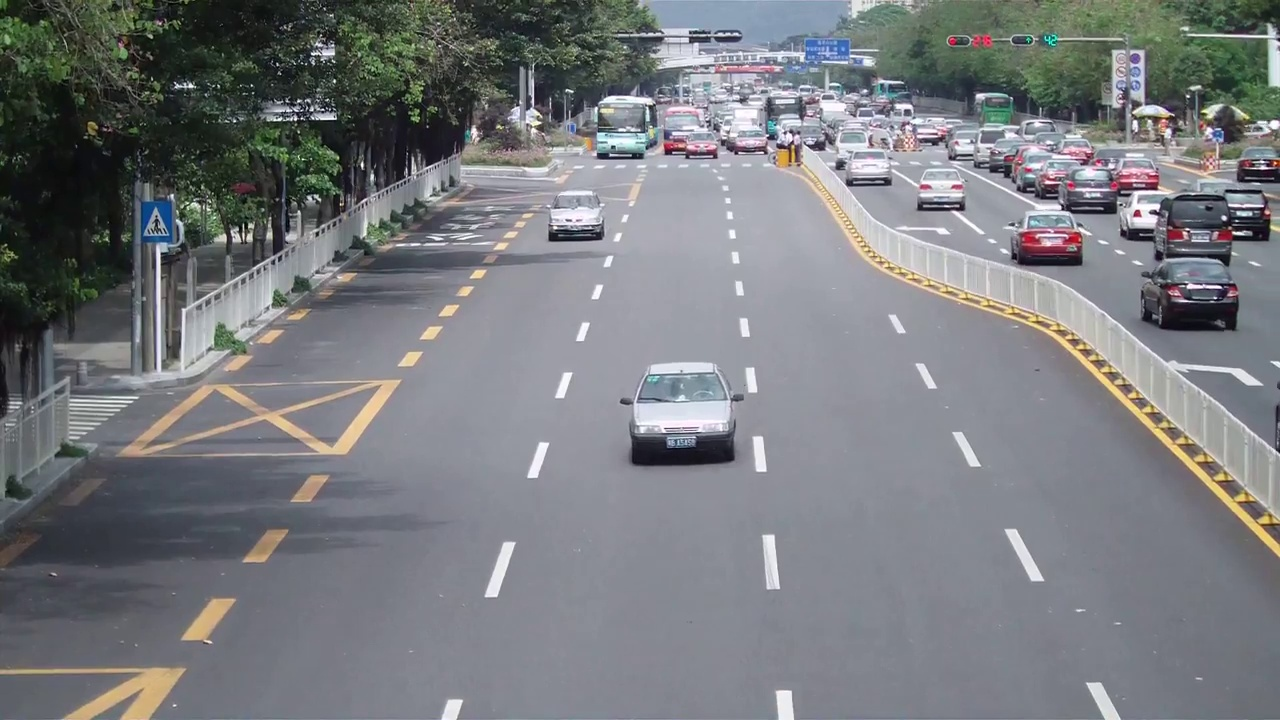
#> input picture image/400.jpg, 1280 x 720 px
$ python test.py   (older library calls are emulated)
#> lines starting #> are read from the running program, lines starting #| are printed output that depends on the picture; after the words box and inside, x2 and y2 are one past the last pixel; in counts of white or black regions, pixels touching at a corner belong together
import cv2
import numpy as np
# from matplotlib import pyplot as plt


# 讀圖
image = cv2.imread("image/400.jpg")
#> image is the input picture: shape (720, 1280, 3); mean B, G, R 125.9, 122.3, 120

# 轉灰階
gray = cv2.cvtColor(image, cv2.COLOR_BGR2GRAY)
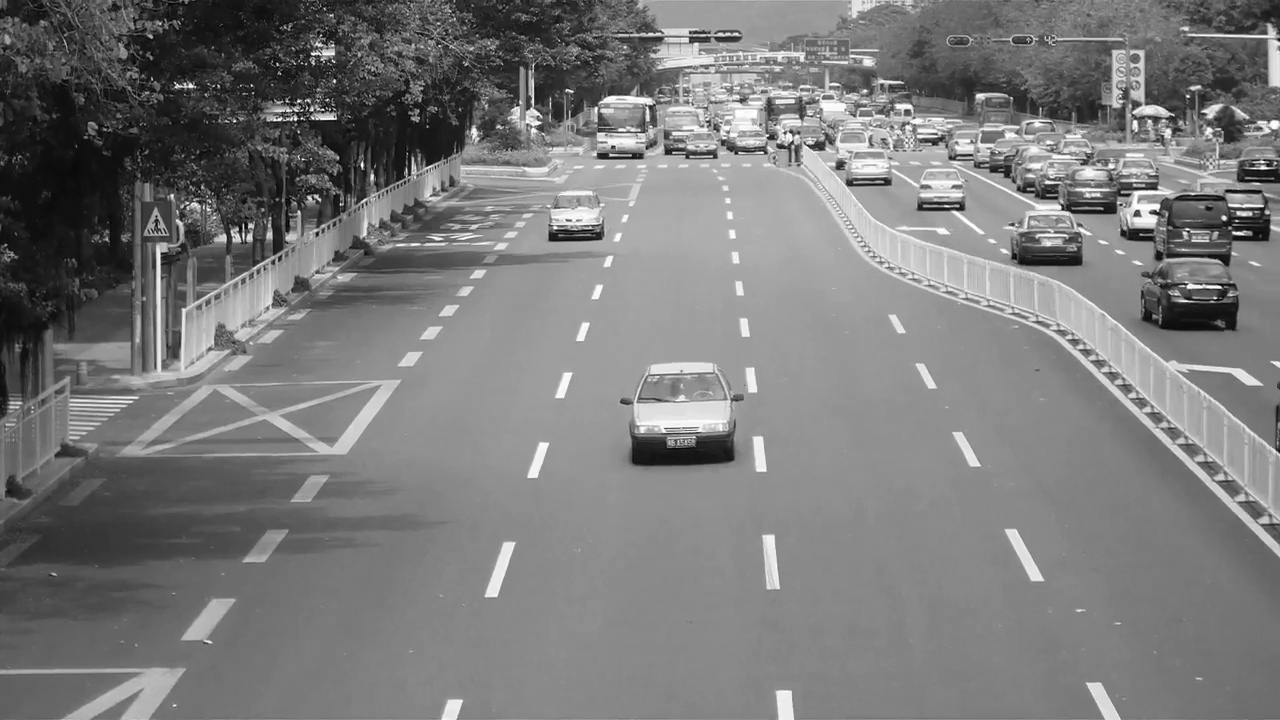
#> gray: shape (720, 1280); min 1, max 255, mean 122

# gray = cv2.adaptiveThreshold(gray, 255, cv2.ADAPTIVE_THRESH_GAUSSIAN_C,
#                              cv2.THRESH_BINARY_INV, 11, 2)

# 高斯慮波
blurred = cv2.GaussianBlur(gray, (11, 11), 0)
# blurred = cv2.threshold(blurred, 0, 255, cv2.ADAPTIVE_THRESH_GAUSSIAN_C)

# 肯尼邊緣偵測
binaryIMG = cv2.Canny(blurred, 50, 120, 5)
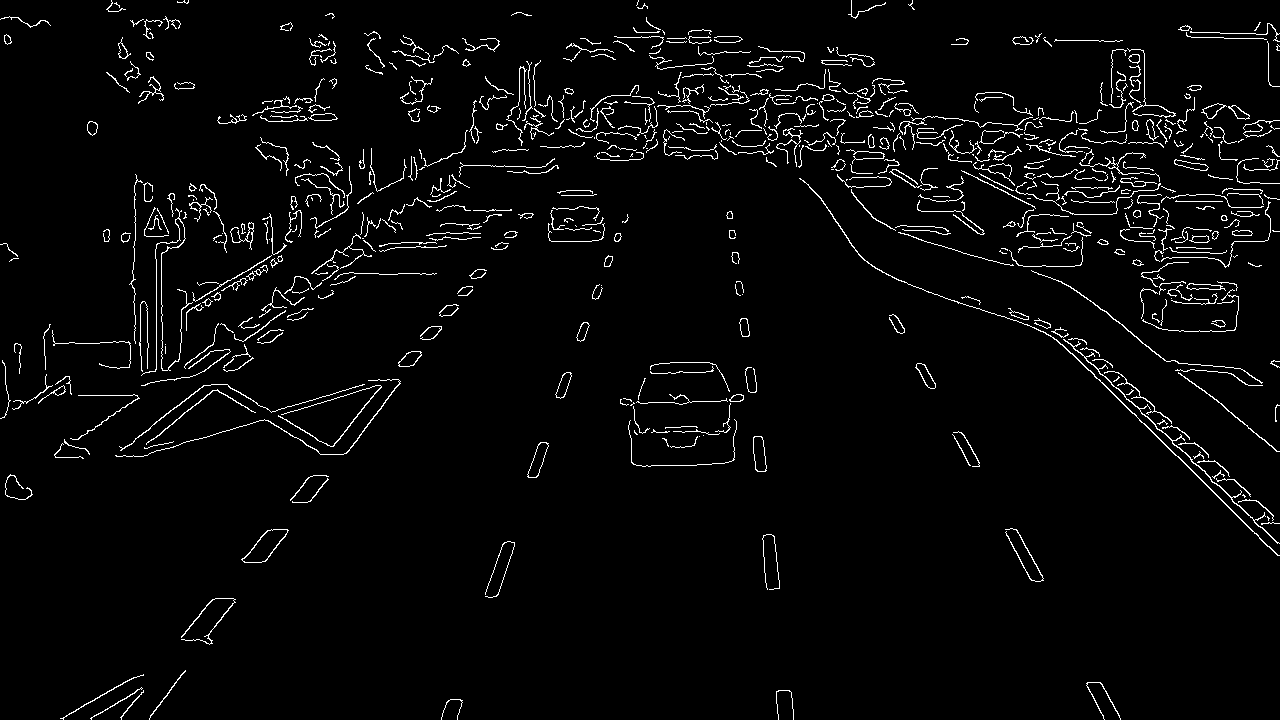
#> binaryIMG: shape (720, 1280); 3.3% white in thin lines or dots

# 找輪廓, cnts是個list,存放每組封閉輪廓的座標
(_, cnts, _) = cv2.findContours(binaryIMG.copy(),
                                cv2.RETR_EXTERNAL, cv2.CHAIN_APPROX_SIMPLE)
#> cnts = 640 contours, 555 with area under 20; largest, box (x1, y1, x2, y2) and area: (241, 529, 289, 563) 748, (753, 436, 767, 472) 360, (527, 442, 549, 478) 352, (799, 178, 1280, 556) 292, (915, 363, 936, 389) 226
# 創造clone用來畫圖
clone = image.copy()
cv2.namedWindow("image", cv2.WINDOW_KEEPRATIO)
cv2.imshow("image", gray)
# cv2.namedWindow("th", cv2.WINDOW_KEEPRATIO)
# cv2.imshow("th", blurred)
cv2.namedWindow("canny", cv2.WINDOW_KEEPRATIO)
cv2.imshow("canny", binaryIMG)
i = 0
for c in cnts:
    # print(c)

    # 利用moment得到中點
    M = cv2.moments(c)
    # print(M)
    if int(M["m00"]) == 0:
        cX = 0
        cY = 0
    else:
        cX = int(M["m10"] / M["m00"])
        cY = int(M["m01"] / M["m00"])

    # 計算面積
    area = cv2.contourArea(c)
    # perimeter = cv2.arcLength(c, True)    # 計算周長
    print(area)

    # 依Contours圖形建立mask
    mask = np.zeros(gray.shape, dtype="uint8")

    # 設定車子pixel範圍，將mask與原圖做bitwise得到物件
    if area > 1000.0:

        cv2.drawContours(mask, [c], -1, 255, -1)  # 255        →白色, -1→塗滿
        x, y, w, h = cv2.boundingRect(mask)
        # cv2.namedWindow("Mask", cv2.WINDOW_KEEPRATIO)
        # cv2.imshow("Mask", mask)
        i = i + 1

        # 將mask與原圖形作AND運算
        coins = cv2.bitwise_and(image, image, mask=mask)
        cv2.rectangle(clone, (x, y), (x + w, y + h), (0, 255, 0), 2)
        cv2.circle(clone, (cX, cY), 10, (1, 227, 254), -1)
        cv2.putText(clone, "#%d" % i, (x + int(w / 3), y - 20),
                    cv2.FONT_HERSHEY_SIMPLEX, 1.1, (252, 197, 5), 3)
        # cv2.namedWindow("Image + Mask", cv2.WINDOW_KEEPRATIO)
        cv2.namedWindow("clone", cv2.WINDOW_KEEPRATIO)
        # cv2.imshow("Image + Mask", coins)
        cv2.imshow("clone", clone)
        # cv2.putText(clone, "#", (cX – 20, cY), cv2.FONT_HERSHEY_SIMPLEX, 1.1,
        # (252, 197, 5), 3)
    cv2.waitKey(0)
#> this loop made 640 passes
#> (cX, cY, area) on passes 3, 4, 5, 6, 7, 8, 11, 12, 26, 30, 49, 51: (130, 705, 20.5), (117, 701, 28.5), (1102, 698, 34), (99, 696, 39), (167, 693, 33), (207, 620, 59.5), (265, 545, 748), (1024, 555, 49), (537, 459, 352.5), (759, 453, 360.5), (736, 397, 77), (108, 417, 29)
#> (cX, cY) on passes 61 to 66: (35, 395), (1229, 411), (563, 384), (1142, 397), (1229, 377), (750, 376)
#| 4.5
#| 2.5
#| 20.5
#| 28.5
#| 34.0
#| 39.0
#| 33.0
#| 59.5
#> (further printed lines are left out)
#> mask: shape (720, 1280); every value is 0
#> after the loop, i = 0
# [10 lines of commented-out code are left out]

'''
for c in cnts:
    mask = np.zeros(gray.shape, dtype="uint8")  # 依Contours圖形建立mask
    cv2.drawContours(mask, [c], -1, 255, -1)  # 255        →白色, -1→塗滿
# show the images


    cv2.imshow("Image + Mask", cv2.bitwise_and(image, image, mask=mask))

    cv2.waitKey(0)
'''

$ run again, with image/01.jpg copied over image/400.jpg
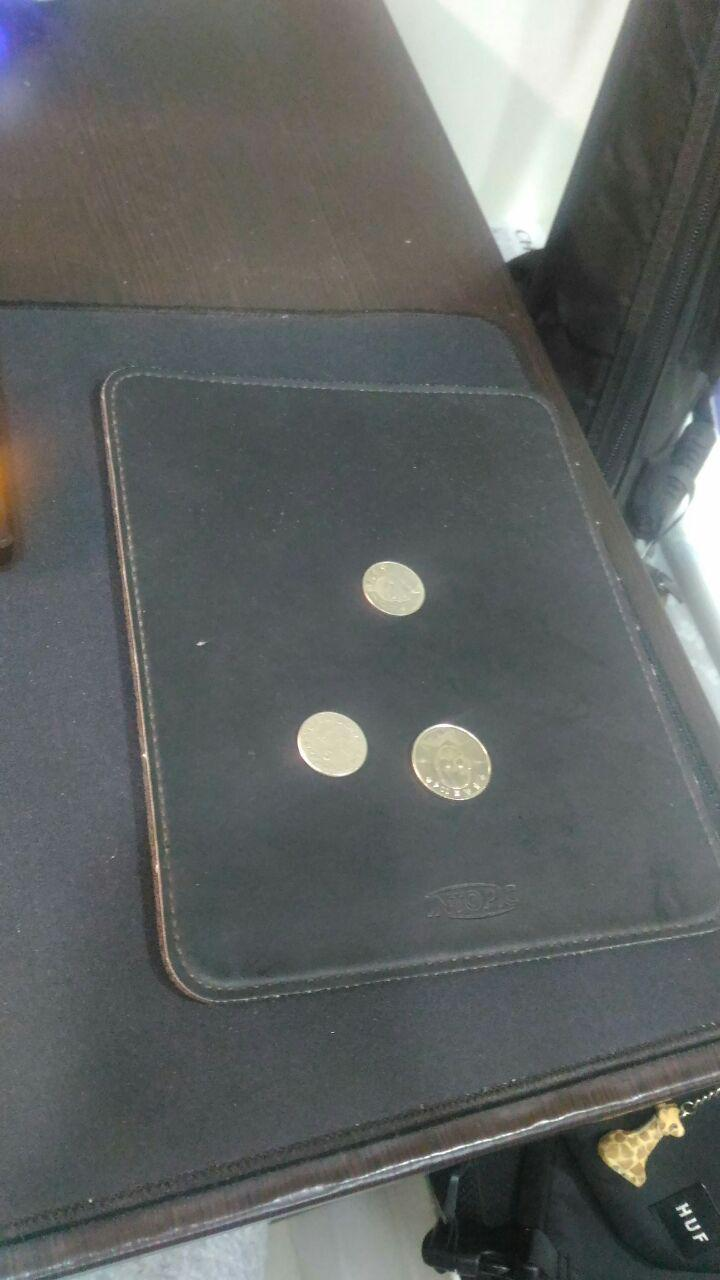
#> input picture image/01.jpg, 720 x 1280 px
#> image is the input picture: shape (1280, 720, 3); mean B, G, R 99, 99.9, 96.6
#> `binaryIMG = cv2.Canny(blurred, 50, 120, 5)`:
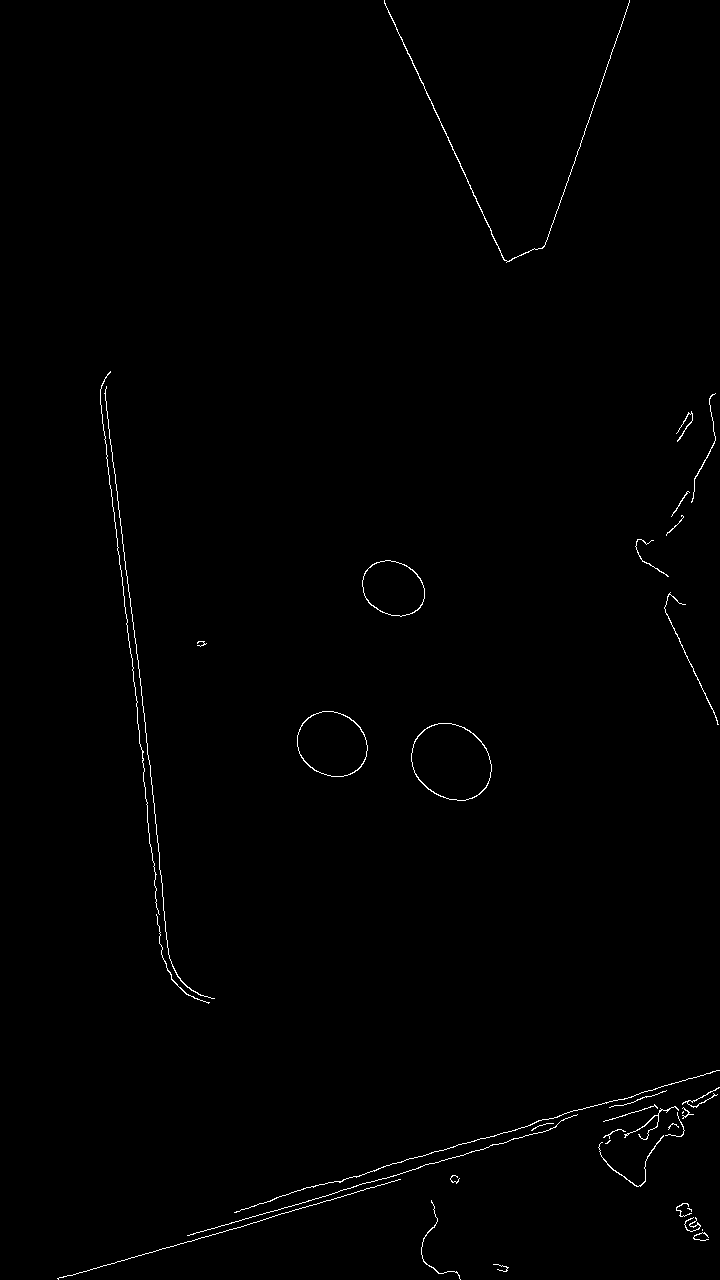
#> binaryIMG: shape (1280, 720); 0.61% white in thin lines or dots
#> cnts = 37 contours, 23 with area under 20; largest, box (x1, y1, x2, y2) and area: (411, 723, 492, 801) 4760, (297, 711, 368, 777) 3559, (362, 560, 425, 617) 2664, (384, 0, 630, 263) 105, (598, 1135, 664, 1187) 44
#> the loop `for c in cnts:` made 37 passes
#> (cX, cY, area, x, y, w, h) on passes 25, 26, 29: (451, 761, 4759.5, 411, 723, 81, 78), (331, 743, 3559, 297, 711, 71, 66), (392, 588, 2664, 362, 560, 63, 57)
#> (printed output is left out)
#> after the loop `for c in cnts:`:
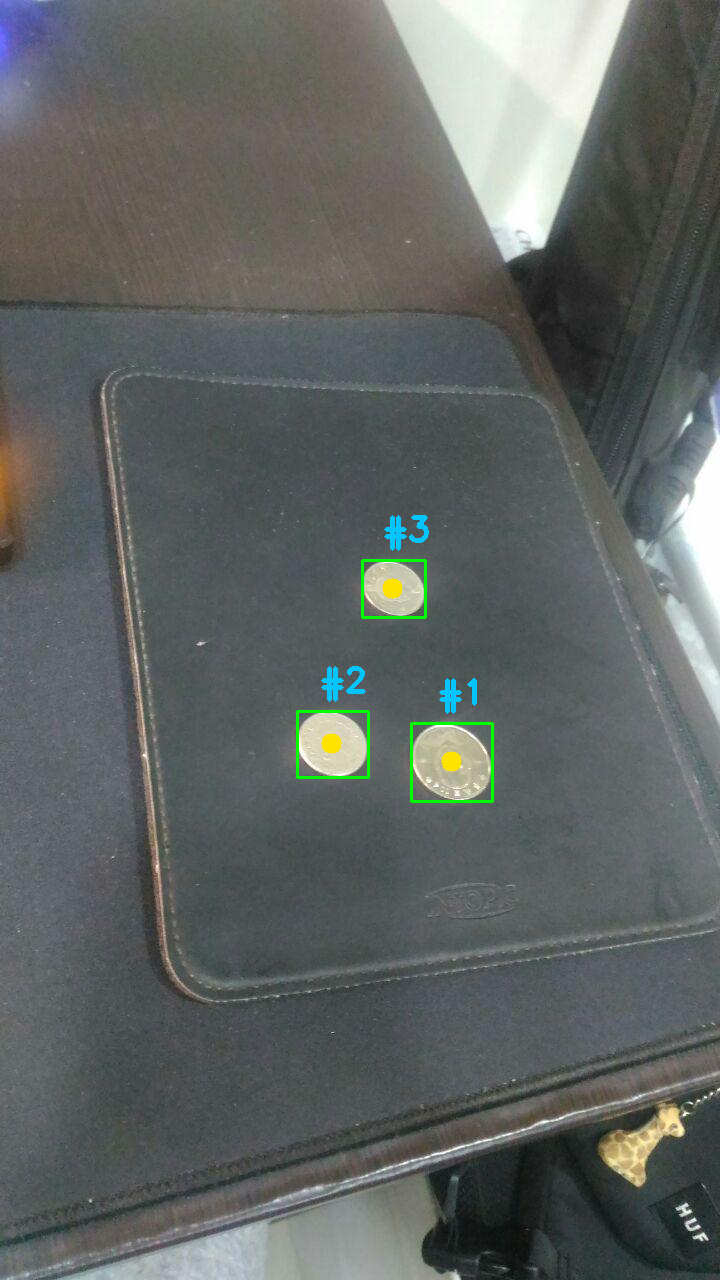
#> clone: shape (1280, 720, 3); 0.59% of pixels changed, all inside (x1, y1, x2, y2) = (296, 515, 494, 803)
#> after the loop `for c in cnts:`: i = 3
